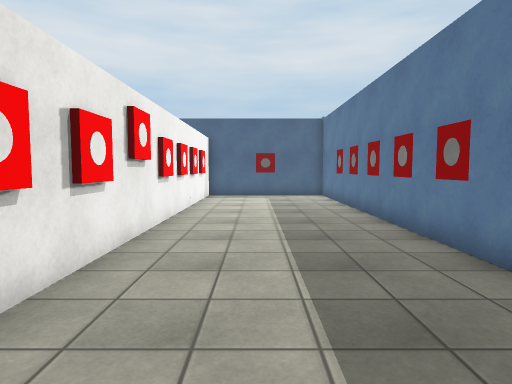
View 1 (above)

16 first-person views from a walk through a Unity game level. The camera is 1.4 m above the floor, tilts 4° down and sees 75° across. The floor is counted in squares, 1 m on a side. Each view is taken from the middle of a square. On the plan, view 1 faces up. The plan holds only what a view shows up to about 15 squares ahead; the rest is blank. The place goes on beyond the plan. Surface patterns are stand-ins for the level's own textures.

View 2
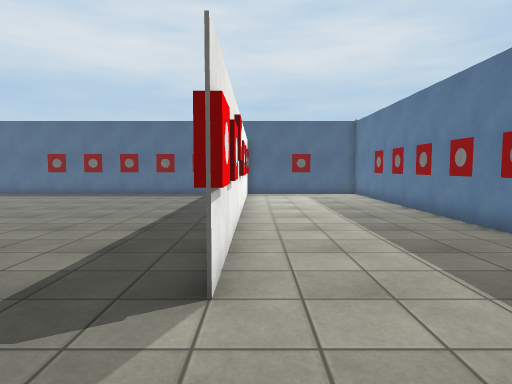

View 3
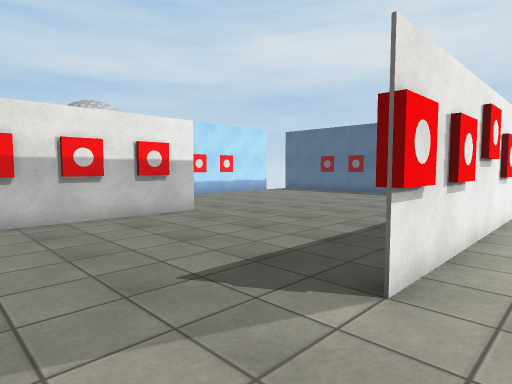

View 4
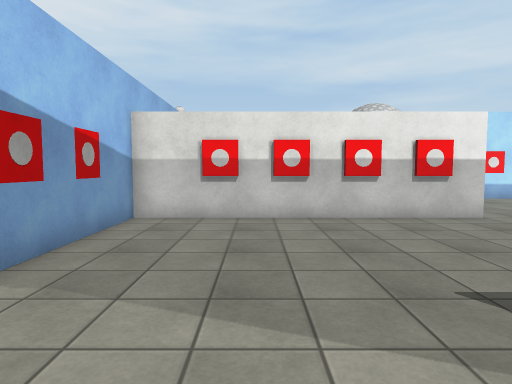

View 5
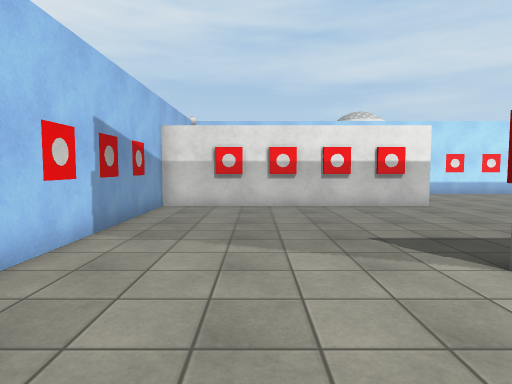

View 6
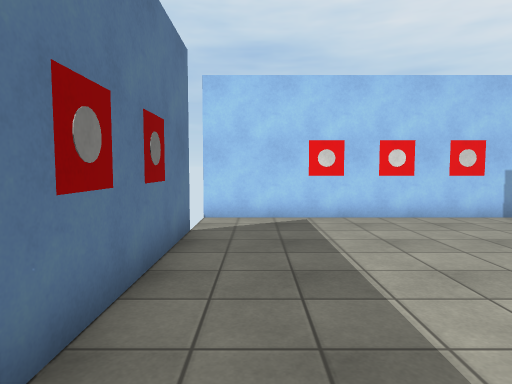

View 7
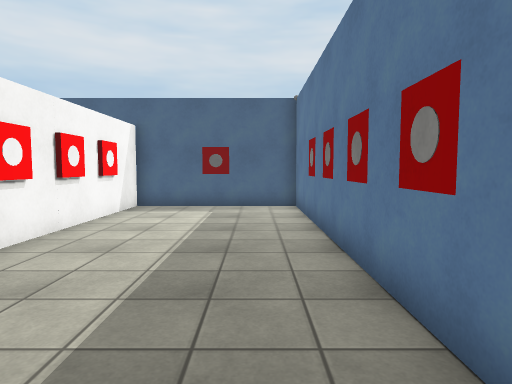

View 8
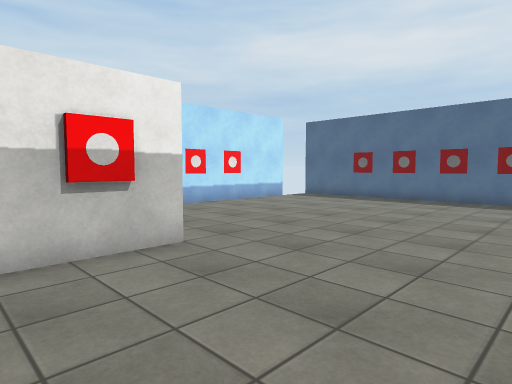

View 9
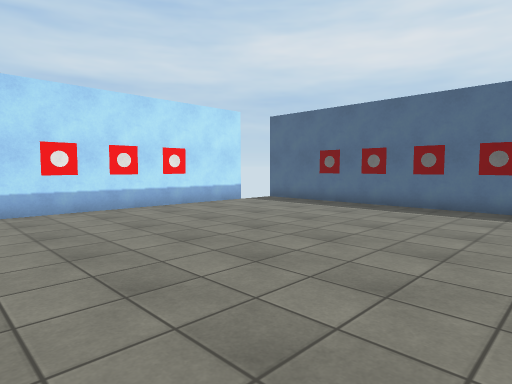

View 10
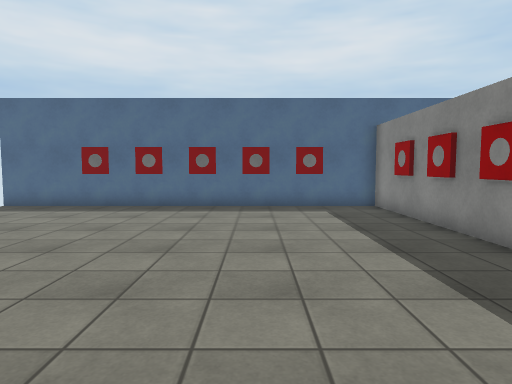

View 11
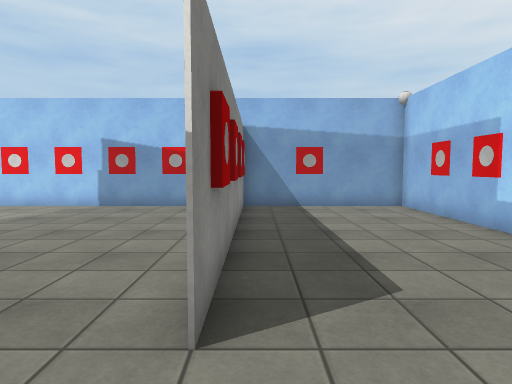

View 12
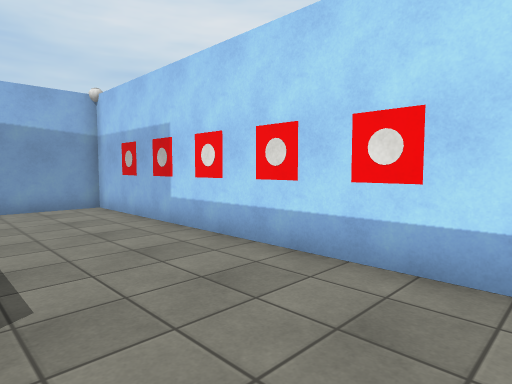

View 13
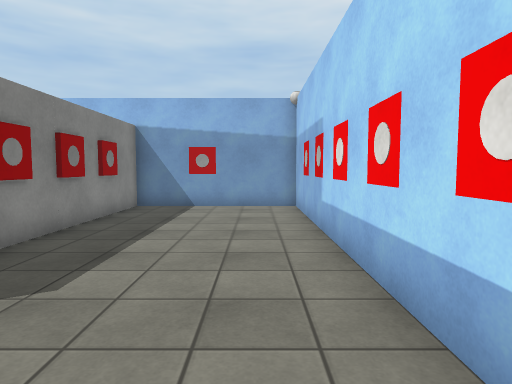

View 14
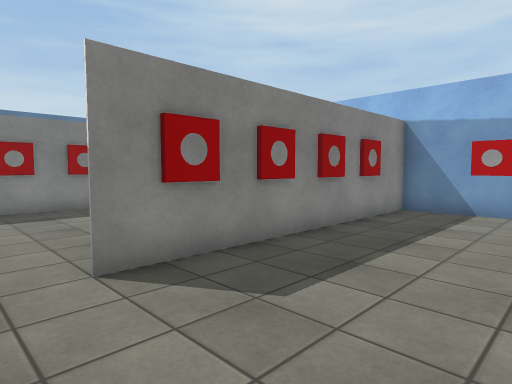

View 15
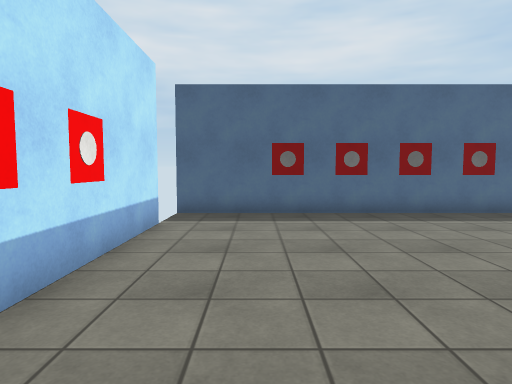

View 16
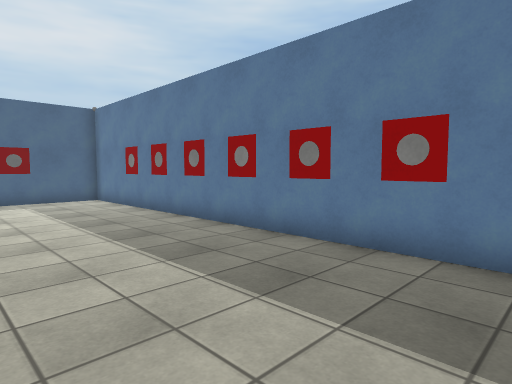

### Floor plan
Points are (right, up) in squares from view 1. A wall is a line through its corners. A room is listed if a view was taken in it or the views show most of it. See-through windows are left out.
Room 1 (views 1, 2, 3, 4, 5, 6, 7, 8, 9, 10, 11, 12, 13, 14, 15, 16)
walls: (-10.5, 5.6) (-10.5, 4.4); (-10.5, 4.5) (-10.5, 5.5); (-2.5, 8.5) (-2.5, 5.4); (-10.5, 3.5) (-10.5, 2.4); (-2.5, 4.5) (-2.5, 3.4); (-2.5, 10.2) (-2.5, 9.6); (-2.5, 3.7) (-2.5, 4.6); (-10.5, 2.6) (-10.5, 3.6); (-10.5, 1.5) (-10.5, 0.4); (-2.5, 12.5) (-2.5, 11.4) (-2.5, 12.2); (-10.5, 0.6) (-10.5, 1.6); (-10.5, -0.5) (-10.5, -1.5) (-10.5, -0.4); (-2.5, 14.5) (-2.5, 13.4) (-2.5, 14.2); (-2.5, 15.4) (-2.5, 17.5) (-2.5, 15.4); (-16.5, 5.6) (-16.5, 4.5); (-10.5, -2.4) (-10.5, -4.5) (-10.5, -2.4); (-16.5, 3.6) (-16.5, 2.5); (-16.5, 1.6) (-16.5, 0.5); (-16.5, -0.4) (-16.5, -1.5); (-0.4, 17.5) (-16.5, 17.5); (-16.5, 15.5) (-16.5, 6.5); (-16.5, -2.4) (-16.5, -4.5) (3.5, -4.5); (3.5, -2.5) (3.5, 17.5) (1.4, 17.5)
objects: disc (-10, -2); disc (-10, 0); disc (-10, 2); disc (-10, 4); other object (-3, 3); disc (-2, 3); disc (-2, 5); other object (-2, 9); disc (-2, 11); disc (-2, 13); other object (-2, 15)

Positions as (right, up) in squares from view 1, and headings:
1: (0, 0), facing up
2: (-2, -1), facing up
3: (-1, -1), facing up-left
4: (-1, -1), facing left
5: (2, -1), facing left
6: (2, 5), facing down
7: (2, 5), facing up
8: (-5, 2), facing up-left
9: (-5, 5), facing up-left
10: (-7, 5), facing up
11: (-11, 8), facing down
12: (-12, 8), facing down-left
13: (-15, 8), facing down
14: (-15, 7), facing down-right
15: (-14, 7), facing up
16: (-2, 2), facing up-right
